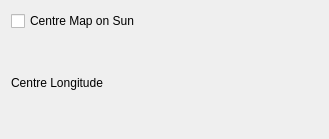
<ui version="4.0" >
 <class>worldclockConfig</class>
 <widget class="QWidget" name="worldclockConfig" >
  <property name="windowModality" >
   <enum>Qt::NonModal</enum>
  </property>
  <property name="geometry" >
   <rect>
    <x>0</x>
    <y>0</y>
    <width>329</width>
    <height>139</height>
   </rect>
  </property>
  <property name="sizePolicy" >
   <sizepolicy vsizetype="Minimum" hsizetype="Expanding" >
    <horstretch>0</horstretch>
    <verstretch>0</verstretch>
   </sizepolicy>
  </property>
  <property name="minimumSize" >
   <size>
    <width>0</width>
    <height>0</height>
   </size>
  </property>
  <property name="maximumSize" >
   <size>
    <width>16777215</width>
    <height>16777215</height>
   </size>
  </property>
  <property name="windowTitle" >
   <string>Worldclock Applet Configuration</string>
  </property>
  <layout class="QVBoxLayout" >
   <item>
    <layout class="QVBoxLayout" >
     <item>
      <widget class="QCheckBox" name="centerSunCheckBox" >
       <property name="text" >
        <string>Centre Map on Sun</string>
       </property>
       <property name="checkable" >
        <bool>true</bool>
       </property>
      </widget>
     </item>
     <item>
      <layout class="QHBoxLayout" >
       <item>
        <widget class="QLabel" name="rotationLabel" >
         <property name="text" >
          <string>Centre Longitude</string>
         </property>
        </widget>
       </item>
       <item>
        <widget class="LatLonBox" native="1" name="rotationLatLonBox" />
       </item>
      </layout>
     </item>
    </layout>
   </item>
  </layout>
 </widget>
 <customwidgets>
  <customwidget>
   <class>LatLonBox</class>
   <extends>QWidget</extends>
   <header>latlonbox.h</header>
   <container>1</container>
  </customwidget>
 </customwidgets>
 <resources/>
 <connections>
  <connection>
   <sender>centerSunCheckBox</sender>
   <signal>toggled(bool)</signal>
   <receiver>rotationLabel</receiver>
   <slot>setDisabled(bool)</slot>
   <hints>
    <hint type="sourcelabel" >
     <x>161</x>
     <y>16</y>
    </hint>
    <hint type="destinationlabel" >
     <x>82</x>
     <y>51</y>
    </hint>
   </hints>
  </connection>
  <connection>
   <sender>centerSunCheckBox</sender>
   <signal>toggled(bool)</signal>
   <receiver>rotationLatLonBox</receiver>
   <slot>setDisabled(bool)</slot>
   <hints>
    <hint type="sourcelabel" >
     <x>164</x>
     <y>16</y>
    </hint>
    <hint type="destinationlabel" >
     <x>244</x>
     <y>82</y>
    </hint>
   </hints>
  </connection>
 </connections>
</ui>
